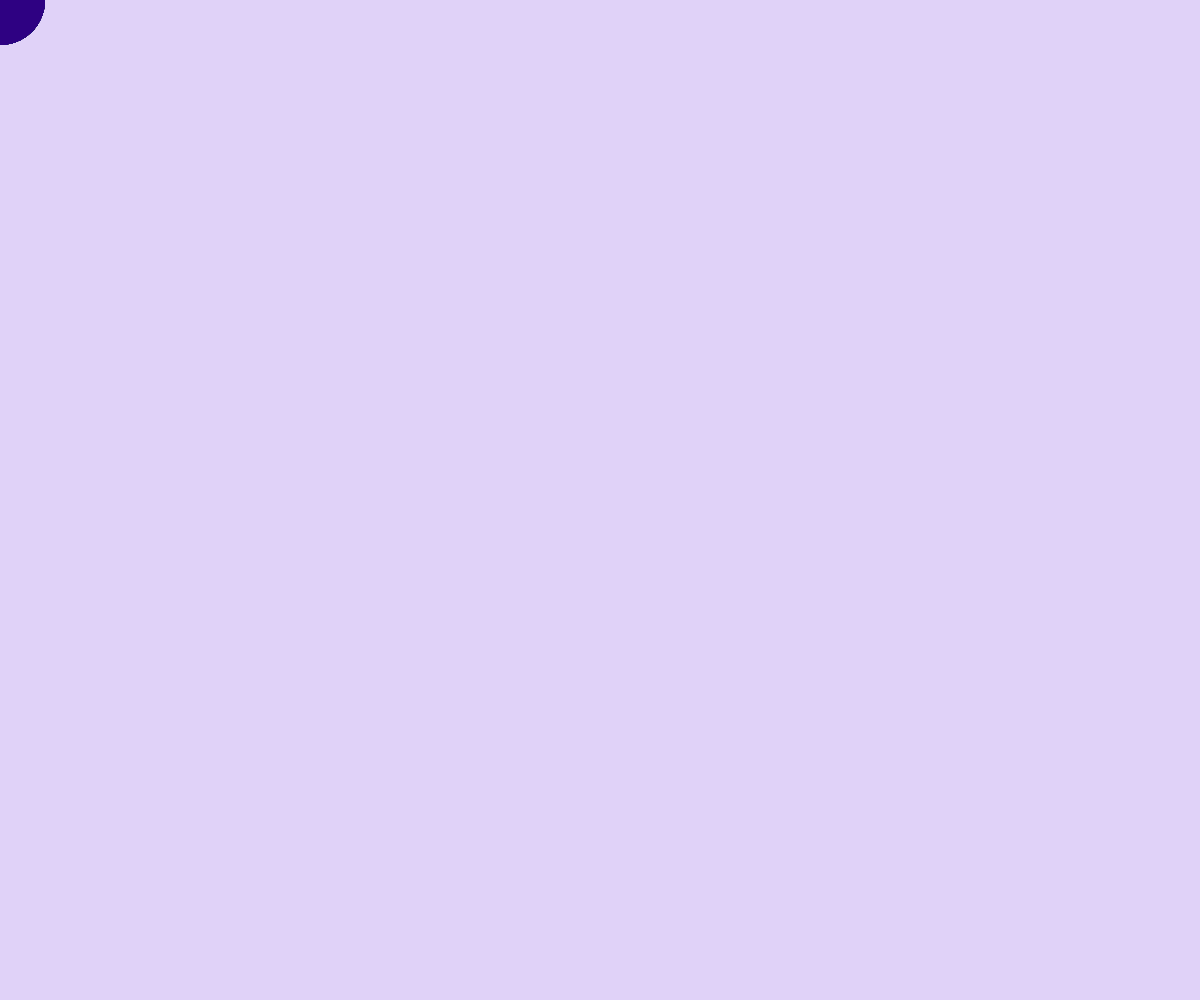
Frame 1 (no input)
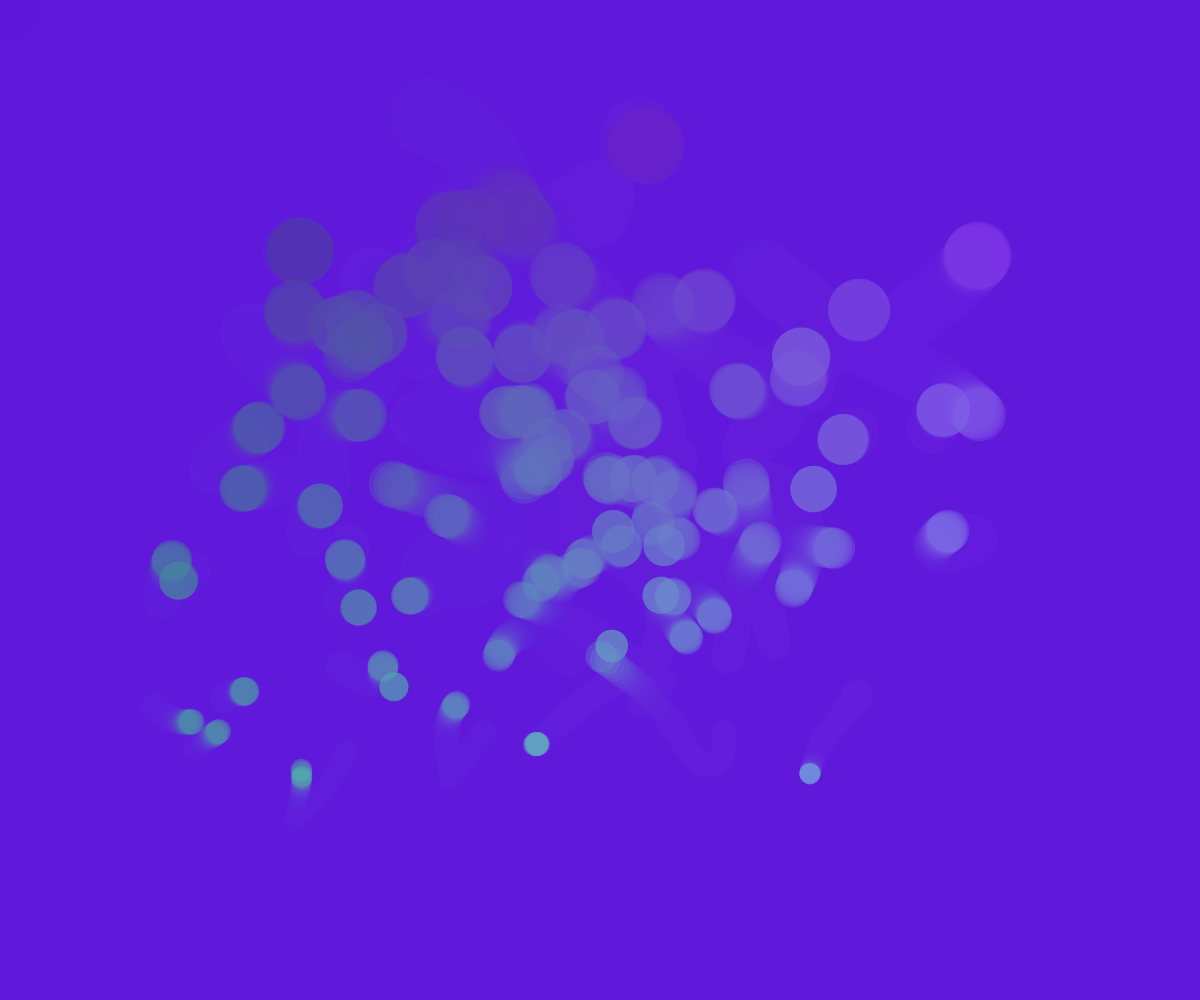
Frame 60 (no input)
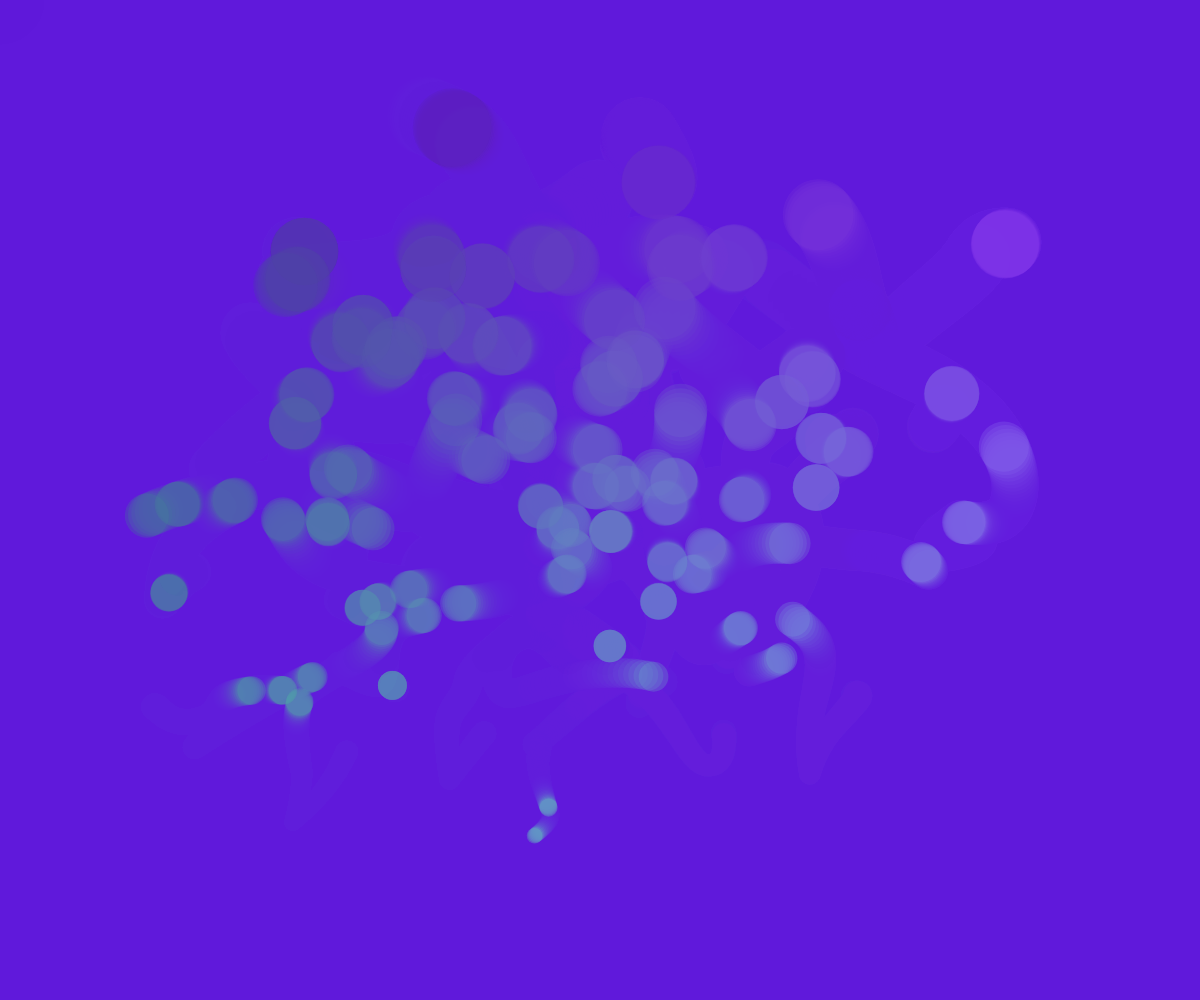
Frame 120 (the mouse pressed at the canvas centre since frame 60)

The p5.js sketch that drew these frames (run headless with seeded random() and noise() and a simulated clock; from frame 60 on, the mouse is pressed at the canvas centre):

// p5.js sketch
// ── sketch.js
// -
// Camminatori indipendenti, bolle by Ilenia Balella 
// 2020 © Ilenia Balella @ileniab, Daniele @Fupete and the course DSII2020 at DESIGN.unirsm 
// github.com/dsii-2020-unirsm — github.com/ileniab
// Educational purposes, MIT License, 2020, San Marino
// —

let camminatori= [];
let n=100;
let dim= 30;

function setup() {
  createCanvas(windowWidth, windowHeight);
  
  for(let i=0; i<n; i++){
    camminatori.push(new Walker(i));
  }
}

function draw() {
  background(100,30,220,50);
  for (let i = 0; i < camminatori.length; i++) {
    camminatori[i].mostrati()
    camminatori[i].spostati()
  }
}

function Walker(_id){
  this.id=_id;
  this.x = this.r = 0;
  this.y = this.g = 0;
  this.b=0;
  
  this.t = random(100);
  this.tIncr = random(-0.5, 0.5) * 0.01 //velocità diverse
  
  
  this.mostrati = function(){
  push();
    
    noStroke();
    
    this.r = map(this.x, 0, width, 50, 155);
    
    this.g = map(this.y, 0, height, 0, 255);
    
    this.b = map(this.x, 0, width, 130, 255);
    
    this.dim= map(this.y, 0, height, 90, 1);
    
    fill(this.r,this.g,this.b, 70);
    
    ellipse(this.x, this.y, this.dim, this.dim);
    
  pop();
  } 
  
  this.spostati = function(){
  this.x= noise(this.t)*width;
  this.y= noise(this.t + 5)*height;
  this.t=this.t+this.tIncr;
  }
  
}
